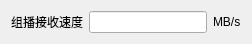
<?xml version="1.0" encoding="UTF-8"?>
<ui version="4.0">
 <class>QMulticastDemoClientClass</class>
 <widget class="QDialog" name="QMulticastDemoClientClass">
  <property name="geometry">
   <rect>
    <x>0</x>
    <y>0</y>
    <width>252</width>
    <height>38</height>
   </rect>
  </property>
  <property name="windowTitle">
   <string>组播接收</string>
  </property>
  <layout class="QHBoxLayout" name="horizontalLayout">
   <item>
    <widget class="QLabel" name="label">
     <property name="text">
      <string>组播接收速度</string>
     </property>
    </widget>
   </item>
   <item>
    <widget class="QLineEdit" name="lineEditSpeed"/>
   </item>
   <item>
    <widget class="QLabel" name="label_2">
     <property name="text">
      <string>MB/s</string>
     </property>
    </widget>
   </item>
  </layout>
 </widget>
 <layoutdefault spacing="6" margin="11"/>
 <resources>
  <include location="MulticastDemoClient.qrc"/>
 </resources>
 <connections/>
</ui>
